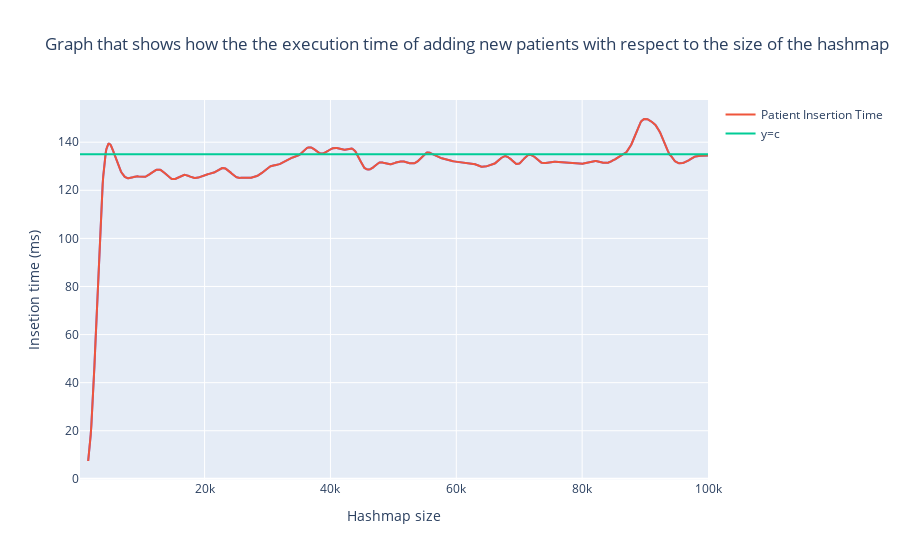

The notebook cell saved with this chart:
### Code cell
df = pd.DataFrame()
df['n'] = hashmap['n']
df['t'] = pd.Series([135 for i in range(100000)])

n = 15  # the larger n is, the smoother curve will be
b = [1.0 / n] * n
a = 1

hashmap1 = hashmap

# hashmap1["t"] = lfilter(b, a, hashmap["t"])

hashmap1 = hashmap1[hashmap1['n'] >= 1500]

# hashmap['t'] = lfilter(b, a, hashmap["t"])
fig = px.line(hashmap1, x = 'n', y = 't', title='Graph that shows how the the execution time of adding new patients with respect to the size of the hashmap')

fig.add_scatter(x=hashmap1["n"], y=hashmap1["t"], name="Patient Insertion Time" )
fig.add_scatter(x=df['n'], y=df['t'], name="y=c" )

fig.update_yaxes(title_text="Insetion time (ms)")
fig.update_xaxes(title_text="Hashmap size")
fig.show()

### Figure 1 — Plotly figure (JSON) as saved in the notebook; plotly's stock layout.template omitted (floating-point values rounded to 4 significant figures; data arrays with more than 128 entries replaced by an {"elided": "..."} marker saying what was removed)
{"data": [{"hovertemplate": "n=%{x}<br>t=%{y}<extra></extra>", "legendgroup": "", "line": {"color": "#636efa", "dash": "solid"}, "marker": {"symbol": "circle"}, "mode": "lines", "name": "", "orientation": "v", "showlegend": false, "type": "scatter", "x": {"elided": "932 int values"}, "xaxis": "x", "y": {"elided": "932 float values"}, "yaxis": "y"}, {"name": "Patient Insertion Time", "type": "scatter", "x": {"elided": "932 int values"}, "y": {"elided": "932 float values"}}, {"name": "y=c", "type": "scatter", "x": {"elided": "945 int values"}, "y": {"elided": "945 int values"}}], "layout": {"legend": {"tracegroupgap": 0}, "title": {"text": "Graph that shows how the the execution time of adding new patients with respect to the size of the hashmap"}, "xaxis": {"anchor": "y", "domain": [0, 1], "title": {"text": "Hashmap size"}}, "yaxis": {"anchor": "x", "domain": [0, 1], "title": {"text": "Insetion time (ms)"}}}}
